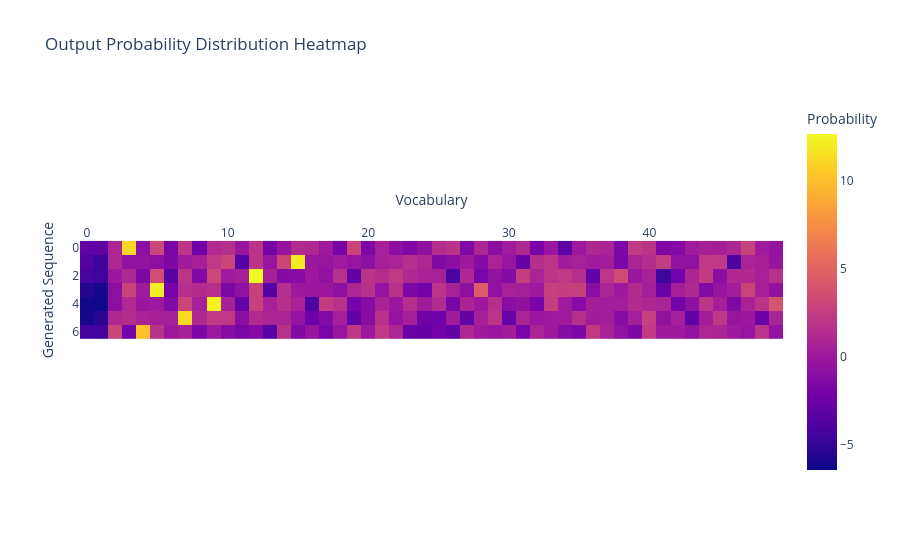

The cell this chart's notebook holds for it:
### Markdown cell above
### 6. 추론 (Inference) 및 어텐션 시각화

학습된 모델을 사용하여 새로운 입력 시퀀스를 뒤집어보고, 어텐션 가중치를 시각화하여 모델이 어떤 입력에 '집중'하는지 확인해 봅시다.

### Code cell
def greedy_decode(model, src_seq, max_len=20):
    model.eval()
    with torch.no_grad():
        src_tensor = torch.tensor([SOS] + src_seq + [EOS], dtype=torch.long).unsqueeze(0).to(DEVICE)
        src_len_tensor = torch.tensor([len(src_tensor[0])])
        
        enc_out, hidden = model.enc(src_tensor, src_len_tensor)
        mask = model.create_mask(src_tensor)

        input_tok = torch.tensor([SOS], device=DEVICE)
        generated = []
        attention_history = []

        for _ in range(max_len):
            pred, hidden = model.dec(input_tok, hidden, enc_out, mask)
            top1 = pred.argmax(1).item()
            
            if top1 == EOS:
                break
            
            generated.append(top1)
            # 어텐션 가중치 저장 (모델에서 반환하는 경우)
            attention_history.append(pred.cpu().numpy())
            input_tok = torch.tensor([top1], device=DEVICE)
            
        return generated, np.array(attention_history)

# 테스트 예시
ex_input = [4, 7, 9, 5, 12, 15, 3]
print("Input :", ex_input)

output_seq, attention_matrix = greedy_decode(model, ex_input)
print("Output:", output_seq)

# 어텐션 시각화 (간단한 출력 확률 히트맵)
if len(output_seq) > 0:
    import plotly.express as px
    import numpy as np
    
    # 출력 시퀀스의 확률 분포를 시각화
    attention_matrix = attention_matrix[:len(output_seq), :VOCAB_SIZE]
    
    # 3D 배열을 2D로 변환 (첫 번째 차원을 평면화)
    attention_matrix_2d = attention_matrix.reshape(attention_matrix.shape[0], -1)
    
    fig = px.imshow(attention_matrix_2d, 
                    labels=dict(x="Vocabulary", y="Generated Sequence", color="Probability"),
                    title="Output Probability Distribution Heatmap")
    fig.update_xaxes(side="top")
    fig.show()

### Figure 1 — Plotly figure (JSON) as saved in the notebook; plotly's stock layout.template omitted (floating-point values rounded to 4 significant figures; data arrays with more than 128 entries replaced by an {"elided": "..."} marker saying what was removed)
{"data": [{"coloraxis": "coloraxis", "hovertemplate": "Vocabulary: %{x}<br>Generated Sequence: %{y}<br>Probability: %{z}<extra></extra>", "name": "0", "type": "heatmap", "xaxis": "x", "yaxis": "y", "z": {"elided": "7x50 float values"}}], "layout": {"coloraxis": {"colorbar": {"title": {"text": "Probability"}}, "colorscale": [[0, "#0d0887"], [0.1111, "#46039f"], [0.2222, "#7201a8"], [0.3333, "#9c179e"], [0.4444, "#bd3786"], [0.5556, "#d8576b"], [0.6667, "#ed7953"], [0.7778, "#fb9f3a"], [0.8889, "#fdca26"], [1, "#f0f921"]]}, "title": {"text": "Output Probability Distribution Heatmap"}, "xaxis": {"anchor": "y", "constrain": "domain", "domain": [0, 1], "scaleanchor": "y", "side": "top", "title": {"text": "Vocabulary"}}, "yaxis": {"anchor": "x", "autorange": "reversed", "constrain": "domain", "domain": [0, 1], "title": {"text": "Generated Sequence"}}}}
